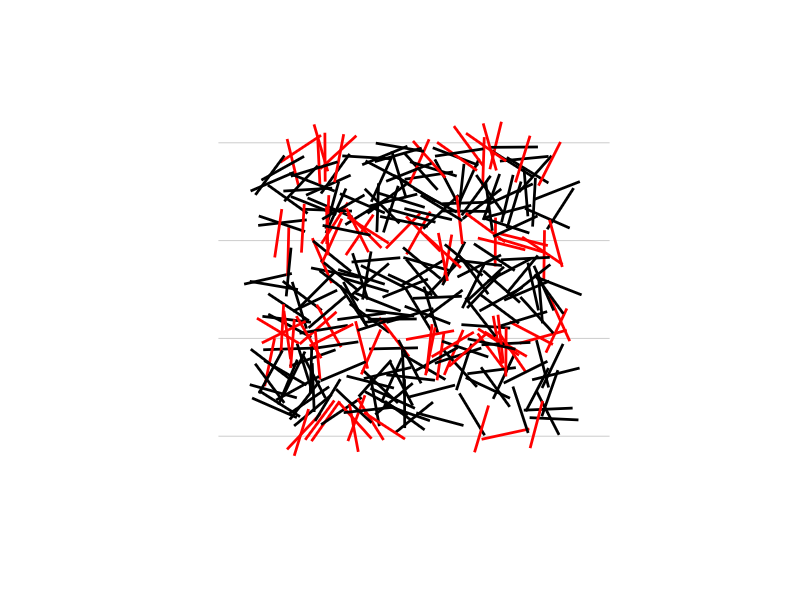
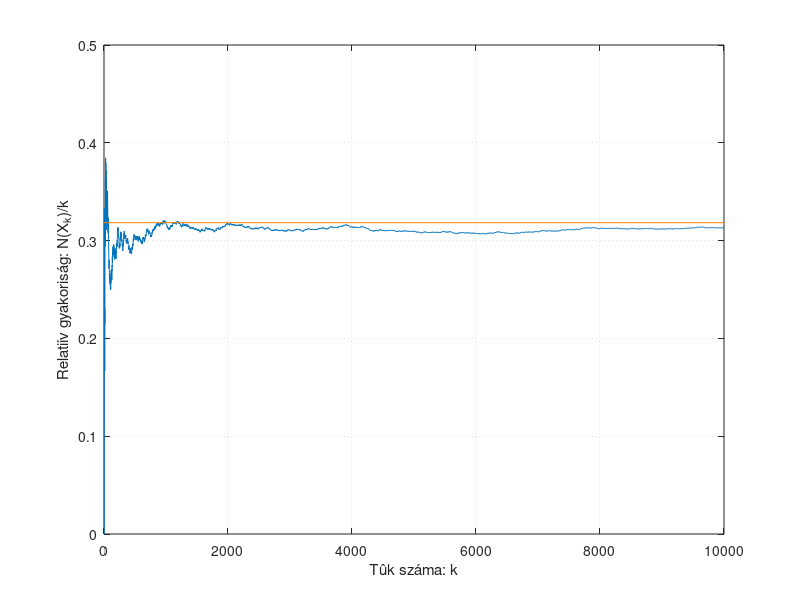

These charts were generated, in order, by the following MATLAB code:
% Bevezetés a Matlab Programozásba
%
% Budapesti Mûszaki és Gazdaságtudományi Egyetem
% Matematika Intézet, Analízis Tanszék
%
% 2013
% -----------------------
% Buffon-féle tûprobléma
% -----------------------

clc
n = 10000;                  % a kísérletek száma
x = 6*rand(1,n);     % a túk x koordinátái: véletlen 0<x<6
y = 6*rand(1,n);     % a túk y koordinátái: véletlen 0<x<6
th = pi*rand(1,n);   % a túk szögei: véletlen 0<th<pi

figure('MenuBar', 'no',...                      % nem kell menü
       'Color', [1, 1, 1],...                   % fehér háttér
       'Name', 'Buffon féle tûprobléma',...     % az ablak neve
       'NumberTitle', 'off',...                 % nem kell az ablak számozása
       'NextPlot', 'add',...                    % új rajzot a régihez adjuk
       'Position', [100, 100, 500, 500])        % az ablak helyzete és mérete
   
axes('Visible', 'off',...                       % a tengelyek nem kellenek
     'DataAspectRatio', [1 1 1],...             % a képarány 1:1
     'XGrid', 'on',...                          % segédvonalak
     'YGrid', 'on',...
     'GridLineStyle', ':')

%
% a vízszintes vonalak felrajzolása
% 
% (-1,0) -- (7,0)
% (-1,2) -- (7,2)
% (-1,4) -- (7,4)
% (-1,6) -- (7,6)
%
% x koordináták mindig: [-1, 7]
% y koordináták: [y, y], ahol y = 0:2:6
%
%

drawHLine = @(y)...
    line('XData', [-1, 7], 'YData', [y, y], 'Color', 0.8*[1, 1, 1]);
arrayfun(drawHLine, 0:2:6)



%
% A tûk felrajzolása.
%
% Az (x,y) középpontú és th szögû tût az
% (x-0.5*cos(th), y-0.5*sin(th)) -- (x+0.5*cos(th), y+0.5*sin(th))
% egyenessel rajzoljuk meg.
%
% Az egyenes színe a kísérlet sikerességtõl függ (sikeres=1, siertelen=0);
% a színvektor elsõ  (RED) összetevõjét változtatjuk így fekete: [0, 0, 0]
% vagy piros: [1, 0, 0] lehet.
%

N = min([300, n]);                      % legfeljebb 300 tût rajzolunk ki
s = sin(th) >= 2*(1-abs(mod(y,2)-1));   % sikeres kísérletek: true (1)
                                        % sikertelen kísérletek: false (0)

drawNeedle = @(x, y, th, c) ...
    line(...
    'XData', x + 0.5*[-cos(th), cos(th)],...
    'YData', y + 0.5*[-sin(th), sin(th)],...
    'LineWidth', 2,...
    'Color', [c, 0, 0]);
arrayfun(drawNeedle, x(1:N), y(1:N), th(1:N), s(1:N));

% saveas(gcf, 'buffon_sim_1.eps', 'psc2')

% A sikeres kísérletek száma az összes kísérlet számához viszonyítva
relFreq = cumsum(s)./(1:n);

% Az ábra elõkészítése
figure('MenuBar', 'no',...
       'Color', [1, 1, 1],...
       'Name', 'Buffon féle tûprobléma',...
       'NumberTitle', 'off',...
       'NextPlot', 'add',...
       'Position', [650, 100, 500, 500])

% A relatív gyakoriság kirajzolása
plot(relFreq)
xlabel('Tûk száma: k')
ylabel('Relatiív gyakoriság: N(X_k)/k')

line('XData', [0, n], 'YData', [1, 1]/pi, 'Color', [1, 0.5, 0])
set(gca,...
     'XGrid', 'on',...
     'YGrid', 'on',...
     'GridLineStyle', ':',...
     'YLim', [0,0.5]);

% saveas(gcf, 'buffon_sim_2.eps', 'psc2')

